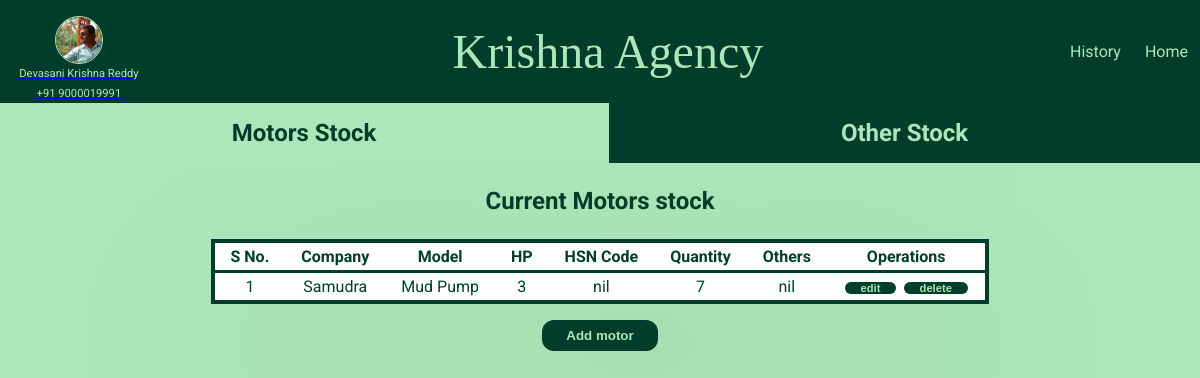
The app's page /stock_page/, older data.
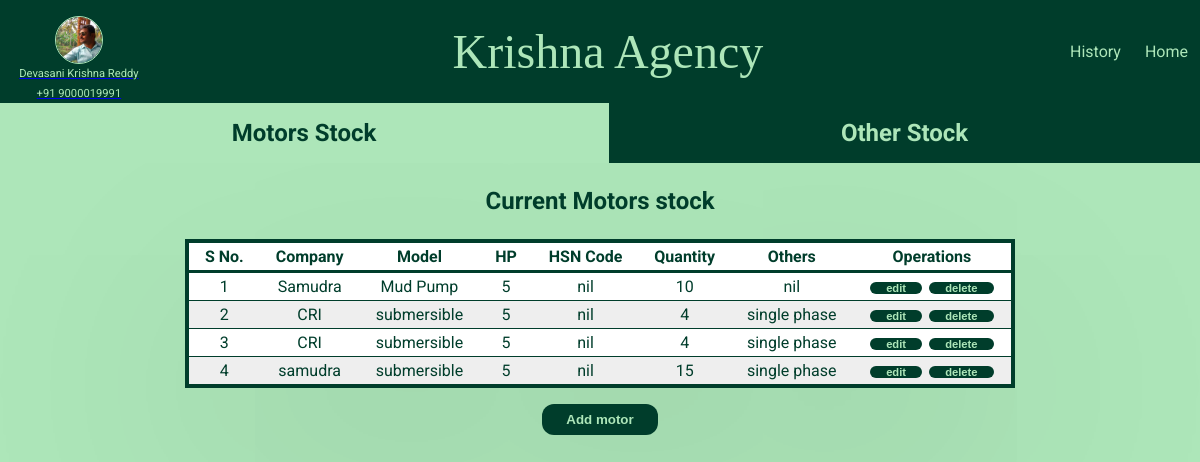
The same page, newer data.
### stock/models.py (models this page shows, shortened)
class motor_products(models.Model):
    company=models.CharField(max_length=50)
    model_name=models.CharField(max_length=100)
    hp=models.IntegerField(null=True, blank=True)
    others=models.CharField(max_length=100)
    quantity=models.IntegerField()
    hsncode=models.CharField(max_length=50)

### stock/views.py (the view)
# urls.py: path("stock_page/", views.stock_page, name='stockpage'),
def stock_page(request):
    present_stock=motor_products.objects.all()
    other_stock=other_products.objects.all()
    return render(request, "stock/stock.html",{
        "present_stock":present_stock,
        "other_stock":other_stock
    })

### stock/templates/stock/stock.html (shortened to what this page needs)
{% extends 'stock_base.html' %}
{% load static %}
{% block page_css %}
    <link rel="stylesheet" href="{% static "stock/stock.css" %}">
{% endblock page_css %}
{% block page_body %}
<div class="options">
    <div class="op current" id="op1"><span class="unline">Motors Stock</span></div>
    <div class="op" id="op2"><span class="unline">Other Stock</span></div>
</div>
<form>
    <div id="motors">
        <h3>Current Motors stock</h3>
        <table>
            <thead>
                <tr>
                    <th>S No. </th>
                    <th>Company</th>
                    <th>Model</th>
                    <th>HP</th>
                    <th>HSN Code</th>
                    <th>Quantity</th>
                    <th>Others</th>
                    <th>Operations</th>
                </tr>
            </thead>
            <tbody>
                {% for fields in present_stock %}
                <tr>
                    <td>{{ forloop.counter }}</td>
                    <td>{{fields.company}}</td>
                    <td>{{fields.model_name}}</td>
                    <td>{{fields.hp}}</td>
                    <td>{{fields.hsncode}}</td>
                    <td>{{fields.quantity}}</td>
                    <td>{{fields.others}}</td>
                    <td><button class="operations"><a href={% url 'editmotor' fields.id %}>edit</a></button>
                        <button class="operations"><a href={% url 'delete-motor' fields.id %}>delete</a></button>
                    </td>
                </tr>
                {% endfor %}
            </tbody>
        </table>
        <button class="abut">
            <a href={% url 'motorsentrypage' %}>
                Add motor
        </button>
    </div>
</form>
{% endblock page_body %}

### templates/stock_base.html (shortened to what this page needs)
{%load static%}
<!DOCTYPE html>
<html lang="en">
<head>
    <link rel="stylesheet" href="{% static "style.css" %}">
    <link rel="stylesheet" href="{% static "stock/includes/header.css" %}">
    {% block page_css %}{% endblock page_css %}
</head>
<body>
    {% include "stock/includes/header.html" %}
    {% block page_body %}{% endblock page_body %}
</body>
</html>

### stock/templates/stock/includes/header.html (shortened to what this page needs)
{% load static %}
<header>
    <nav>
        <a href={% url 'shopinfo' %}>
            <div class="profilepic">
                <img src="{% static "stock/images/profilepic.jpeg" %}" alt="Krishna">
                <p>Devasani Krishna Reddy</p>
                <p>+91 9000019991</p>
            </div>
        <div class="logo">
            Krishna Agency
        </div>
        <div class="actions">
            <li class="act1"><a href={% url 'history' %}>History</a></li>
            <li class="act2"><a href={% url 'stockpage' %}>Home</a></li>
        </div>
    </nav>
</header>

### static/style.css (style rules this page uses)
* { box-sizing: border-box; }
body { margin: 0; background-color: #ade6b9; font-family: 'Roboto', sans-serif; }

### stock/static/stock/includes/header.css (style rules this page uses)
header { background-color: #003d2b; position: sticky; top: 0; width: 100%; }
nav { display: flex; justify-content: space-between; }
.profilepic { padding: 1rem; padding-bottom: 0; display: flex; flex-direction: column; align-items: center; }
.profilepic p { color: #ade6b9; margin: .2rem; font-size: .7rem; }
.profilepic img { border: 1px solid #ade6b9; border-radius: 50%; width: 3rem; object-fit: contain; }
.logo { font-family: 'Josefin Slab', serif; color: #ade6b9; font-size: 3rem; display: flex; align-items: center; }
.actions { display: flex; justify-content: space-between; align-items: center; }
.actions li { color: #ade6b9; list-style: none; padding: 0 0.75rem 0 0.75rem; }
li a { text-decoration: none; color: #ade6b9; }

### stock/static/stock/stock.css (style rules this page uses)
body { margin: 0; color: #003d2b; }
.options { display: flex; width: 100%; cursor: pointer; position: relative; top: 0; user-select: none; }
#op2 { border-left: 1px solid #ade6b9; }
.op { flex-grow: 1; text-align: center; padding: 1rem; font-weight: bold; font-size: 1.5rem; background-color: #003d2b; color: #ade6b9; transition: .4s; }
.unline { transition: .4s; }
h3 { text-align: center; font-size: 1.5rem; user-select: none; }
table { margin: auto; border: 0.3rem solid #003d2b; box-shadow: 0px 72px 500px rgba(0, 0, 0, 0.12); border-collapse: collapse; border-radius: 10px; background-color: #ffffff; }
th, td { padding: 0.25rem 1rem; text-align: center; border-bottom: 1px solid #003d2b; margin: 0; }
tr:nth-child(2n) { background-color: #eeeeee; }
th { border-bottom: 0.2rem solid #003d2b; }
tr:last-child>td { border-bottom: none; }
#others, #motors { transition: 1s; }
button { display: block; margin: 1rem auto; padding: .5rem 1.5rem; background-color: #003d2b; cursor: pointer; border: none; border-radius: 12px; user-select: none; transition: .4s; }
.abut { padding: 0; }
.abut>a { display: block; padding: .5rem 1.5rem; font-weight: bolder; color: #ade6b9; text-decoration: none; }
button>a { font-weight: bolder; color: #ade6b9; text-decoration: none; }
.current { color: #003d2b; background-color: #ade6b9; }
button.operations { display: inline; color: #ade6b9; width: fit-content; font-size: .7rem; margin: .1rem; padding: 0; }
.operations>a { padding: .2rem 1rem; }

Row changes from the older to the newer data that the page shows:
changed motor_products "Samudra": hp "3" → "5"; quantity "7" → "10"
added motor_products: company "CRI", model_name "submersible", hp "5", hsncode "nil", quantity "4", others "single phase"
added motor_products: company "CRI", model_name "submersible", hp "5", hsncode "nil", quantity "4", others "single phase"
added motor_products: company "samudra", model_name "submersible", hp "5", hsncode "nil", quantity "15", others "single phase"
